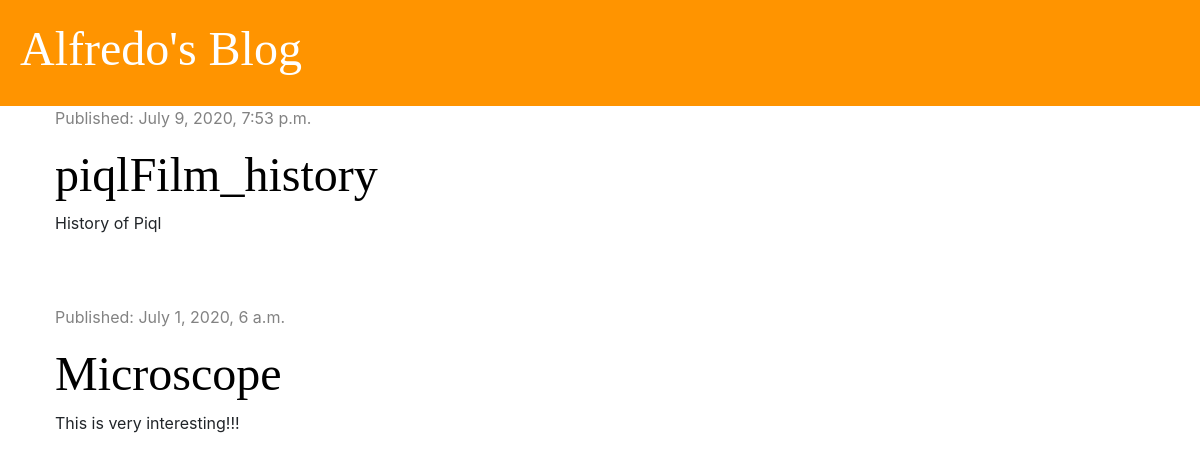
The app's page /, older data.
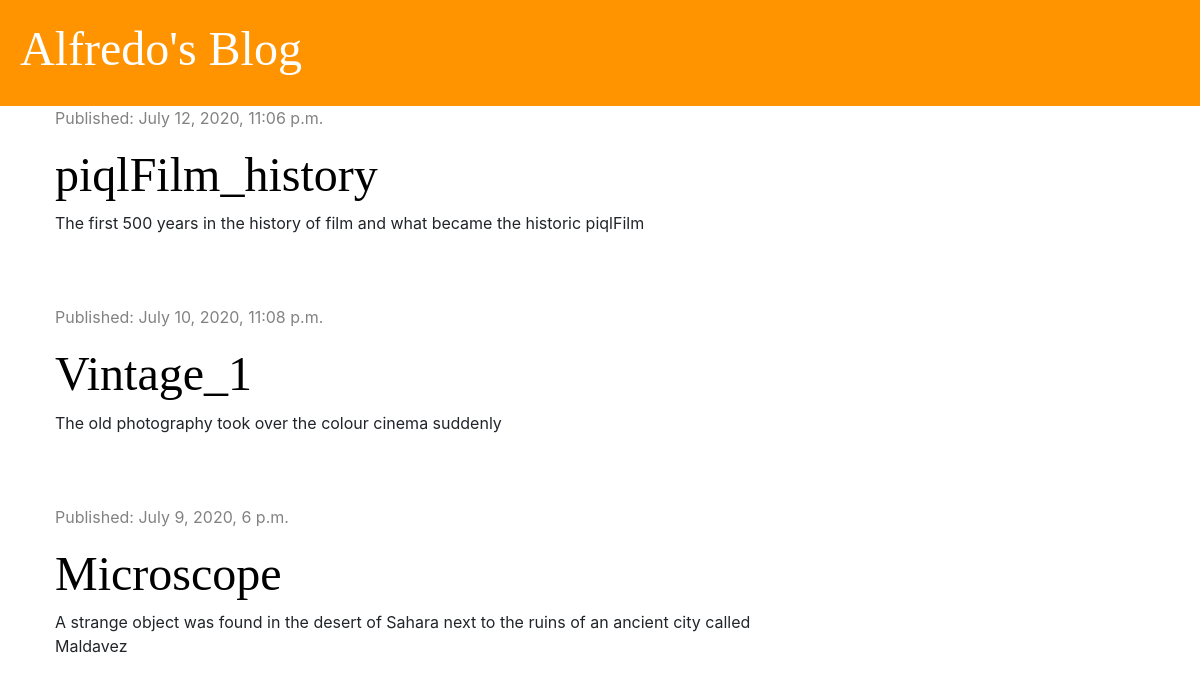
The same page, newer data.
### blog/models.py (models this page shows, shortened)
class Post(models.Model):
    author = models.ForeignKey('auth.User', on_delete=models.CASCADE)
    title = models.CharField(max_length=200)
    text = models.TextField()
    created_date = models.DateTimeField(default= timezone.now)
    published_date = models.DateTimeField(blank=True, null=True)

### blog/views.py (the view)
# urls.py: path('', views.post_list, name='post_list'),
def post_list(request):
    posts = Post.objects.filter(published_date__lte=timezone.now()).order_by('-published_date')
    stuff_for_frontend = {'posts': posts}
    return render(request, 'blog/post_list.html', stuff_for_frontend)

### blog/templates/blog/post_list.html
{% extends 'blog/base.html' %}
{% block content %}
    {% for post in posts %}
        <div class="post">
            <div class="date">
                <p>Published: {{ post.published_date }}</p>
            </div>
            <h1><a href="{% url 'post_detail' pk=post.pk %}">{{ post.title }}</a></h1>
            <p>{{ post.text|linebreaksbr }}</p>
        </div>
    {% endfor %}
{% endblock %}

Row changes from the older to the newer data that the page shows:
removed Post: published_date "July 9, 2020, 7:53 p.m.", title "piqlFilm_history", text "History of Piql"
removed Post: published_date "July 1, 2020, 6 a.m.", title "Microscope", text "This is very interesting!!!"
added Post: published_date "July 12, 2020, 11:06 p.m.", title "piqlFilm_history", text "The first 500 years in the history of film and what became the historic piqlFilm"
added Post: published_date "July 10, 2020, 11:08 p.m.", title "Vintage_1", text "The old photography took over the colour cinema suddenly"
added Post: published_date "July 9, 2020, 6 p.m.", title "Microscope", text "A strange object was found in the desert of Sahara next to the ruins of an ancient city called Maldavez"
